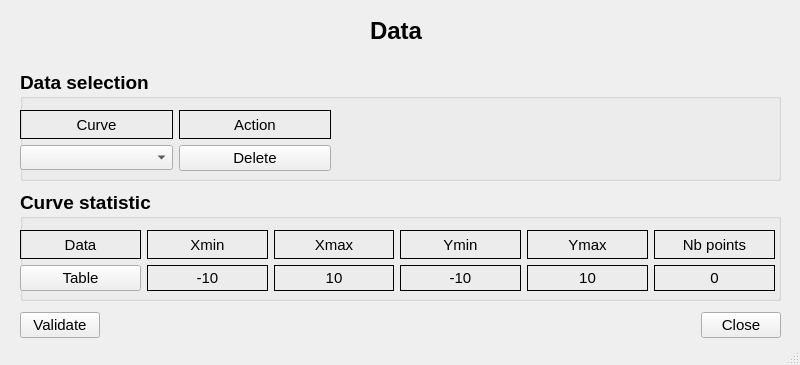
<?xml version="1.0" encoding="UTF-8"?>
<ui version="4.0">
 <class>CEditDataWindow</class>
 <widget class="QMainWindow" name="CEditDataWindow">
  <property name="geometry">
   <rect>
    <x>0</x>
    <y>0</y>
    <width>800</width>
    <height>365</height>
   </rect>
  </property>
  <property name="windowTitle">
   <string>MainWindow</string>
  </property>
  <widget class="QWidget" name="centralwidget">
   <widget class="QLabel" name="label">
    <property name="geometry">
     <rect>
      <x>370</x>
      <y>10</y>
      <width>61</width>
      <height>41</height>
     </rect>
    </property>
    <property name="font">
     <font>
      <pointsize>18</pointsize>
      <weight>75</weight>
      <bold>true</bold>
     </font>
    </property>
    <property name="text">
     <string>Data</string>
    </property>
   </widget>
   <widget class="QGroupBox" name="groupBox">
    <property name="geometry">
     <rect>
      <x>20</x>
      <y>70</y>
      <width>761</width>
      <height>111</height>
     </rect>
    </property>
    <property name="font">
     <font>
      <pointsize>14</pointsize>
      <weight>75</weight>
      <bold>true</bold>
     </font>
    </property>
    <property name="title">
     <string>Data selection</string>
    </property>
    <widget class="QWidget" name="gridLayoutWidget">
     <property name="geometry">
      <rect>
       <x>0</x>
       <y>40</y>
       <width>311</width>
       <height>61</height>
      </rect>
     </property>
     <layout class="QGridLayout" name="gridLayout">
      <item row="1" column="0">
       <widget class="QComboBox" name="CurveChoice">
        <property name="minimumSize">
         <size>
          <width>150</width>
          <height>0</height>
         </size>
        </property>
        <property name="maximumSize">
         <size>
          <width>16777215</width>
          <height>25</height>
         </size>
        </property>
        <property name="font">
         <font>
          <pointsize>11</pointsize>
          <weight>50</weight>
          <bold>false</bold>
         </font>
        </property>
        <property name="currentText">
         <string/>
        </property>
       </widget>
      </item>
      <item row="0" column="1">
       <widget class="QLabel" name="label_10">
        <property name="minimumSize">
         <size>
          <width>150</width>
          <height>0</height>
         </size>
        </property>
        <property name="font">
         <font>
          <pointsize>11</pointsize>
          <weight>50</weight>
          <bold>false</bold>
         </font>
        </property>
        <property name="frameShape">
         <enum>QFrame::Box</enum>
        </property>
        <property name="text">
         <string>Action</string>
        </property>
        <property name="alignment">
         <set>Qt::AlignCenter</set>
        </property>
       </widget>
      </item>
      <item row="0" column="0">
       <widget class="QLabel" name="label_2">
        <property name="minimumSize">
         <size>
          <width>150</width>
          <height>0</height>
         </size>
        </property>
        <property name="font">
         <font>
          <pointsize>11</pointsize>
          <weight>50</weight>
          <bold>false</bold>
         </font>
        </property>
        <property name="frameShape">
         <enum>QFrame::Box</enum>
        </property>
        <property name="text">
         <string>Curve</string>
        </property>
        <property name="alignment">
         <set>Qt::AlignCenter</set>
        </property>
       </widget>
      </item>
      <item row="1" column="1">
       <widget class="QPushButton" name="DeleteButton">
        <property name="minimumSize">
         <size>
          <width>150</width>
          <height>0</height>
         </size>
        </property>
        <property name="font">
         <font>
          <pointsize>11</pointsize>
          <weight>50</weight>
          <bold>false</bold>
         </font>
        </property>
        <property name="text">
         <string>Delete</string>
        </property>
       </widget>
      </item>
     </layout>
    </widget>
   </widget>
   <widget class="QWidget" name="horizontalLayoutWidget">
    <property name="geometry">
     <rect>
      <x>20</x>
      <y>310</y>
      <width>761</width>
      <height>31</height>
     </rect>
    </property>
    <layout class="QHBoxLayout" name="horizontalLayout">
     <item>
      <widget class="QPushButton" name="ValidateButton">
       <property name="font">
        <font>
         <pointsize>11</pointsize>
        </font>
       </property>
       <property name="text">
        <string>Validate</string>
       </property>
      </widget>
     </item>
     <item>
      <spacer name="horizontalSpacer">
       <property name="orientation">
        <enum>Qt::Horizontal</enum>
       </property>
       <property name="sizeHint" stdset="0">
        <size>
         <width>40</width>
         <height>20</height>
        </size>
       </property>
      </spacer>
     </item>
     <item>
      <widget class="QPushButton" name="CloseButton">
       <property name="font">
        <font>
         <pointsize>11</pointsize>
        </font>
       </property>
       <property name="text">
        <string>Close</string>
       </property>
      </widget>
     </item>
    </layout>
   </widget>
   <widget class="QGroupBox" name="groupBox_3">
    <property name="geometry">
     <rect>
      <x>20</x>
      <y>190</y>
      <width>761</width>
      <height>111</height>
     </rect>
    </property>
    <property name="font">
     <font>
      <pointsize>14</pointsize>
      <weight>75</weight>
      <bold>true</bold>
     </font>
    </property>
    <property name="title">
     <string>Curve statistic</string>
    </property>
    <widget class="QWidget" name="gridLayoutWidget_3">
     <property name="geometry">
      <rect>
       <x>0</x>
       <y>40</y>
       <width>755</width>
       <height>61</height>
      </rect>
     </property>
     <layout class="QGridLayout" name="gridLayout_3">
      <item row="0" column="4">
       <widget class="QLabel" name="labelYmax">
        <property name="font">
         <font>
          <pointsize>11</pointsize>
          <weight>50</weight>
          <bold>false</bold>
         </font>
        </property>
        <property name="frameShape">
         <enum>QFrame::Box</enum>
        </property>
        <property name="text">
         <string>Ymax</string>
        </property>
        <property name="alignment">
         <set>Qt::AlignCenter</set>
        </property>
       </widget>
      </item>
      <item row="0" column="1">
       <widget class="QLabel" name="label_27">
        <property name="font">
         <font>
          <pointsize>11</pointsize>
          <weight>50</weight>
          <bold>false</bold>
         </font>
        </property>
        <property name="frameShape">
         <enum>QFrame::Box</enum>
        </property>
        <property name="text">
         <string>Xmin</string>
        </property>
        <property name="alignment">
         <set>Qt::AlignCenter</set>
        </property>
       </widget>
      </item>
      <item row="1" column="4">
       <widget class="QLabel" name="Ymax">
        <property name="font">
         <font>
          <pointsize>11</pointsize>
          <weight>50</weight>
          <bold>false</bold>
         </font>
        </property>
        <property name="frameShape">
         <enum>QFrame::Box</enum>
        </property>
        <property name="text">
         <string>10</string>
        </property>
        <property name="alignment">
         <set>Qt::AlignCenter</set>
        </property>
       </widget>
      </item>
      <item row="1" column="5">
       <widget class="QLabel" name="NbPoint">
        <property name="font">
         <font>
          <pointsize>11</pointsize>
          <weight>50</weight>
          <bold>false</bold>
         </font>
        </property>
        <property name="frameShape">
         <enum>QFrame::Box</enum>
        </property>
        <property name="text">
         <string>0</string>
        </property>
        <property name="alignment">
         <set>Qt::AlignCenter</set>
        </property>
       </widget>
      </item>
      <item row="0" column="5">
       <widget class="QLabel" name="label_24">
        <property name="minimumSize">
         <size>
          <width>100</width>
          <height>0</height>
         </size>
        </property>
        <property name="font">
         <font>
          <pointsize>11</pointsize>
          <weight>50</weight>
          <bold>false</bold>
         </font>
        </property>
        <property name="frameShape">
         <enum>QFrame::Box</enum>
        </property>
        <property name="text">
         <string>Nb points</string>
        </property>
        <property name="alignment">
         <set>Qt::AlignCenter</set>
        </property>
       </widget>
      </item>
      <item row="1" column="1">
       <widget class="QLabel" name="Xmin">
        <property name="font">
         <font>
          <pointsize>11</pointsize>
          <weight>50</weight>
          <bold>false</bold>
         </font>
        </property>
        <property name="frameShape">
         <enum>QFrame::Box</enum>
        </property>
        <property name="text">
         <string>-10</string>
        </property>
        <property name="alignment">
         <set>Qt::AlignCenter</set>
        </property>
       </widget>
      </item>
      <item row="0" column="3">
       <widget class="QLabel" name="labelYmin">
        <property name="font">
         <font>
          <pointsize>11</pointsize>
          <weight>50</weight>
          <bold>false</bold>
         </font>
        </property>
        <property name="frameShape">
         <enum>QFrame::Box</enum>
        </property>
        <property name="text">
         <string>Ymin</string>
        </property>
        <property name="alignment">
         <set>Qt::AlignCenter</set>
        </property>
       </widget>
      </item>
      <item row="1" column="2">
       <widget class="QLabel" name="Xmax">
        <property name="font">
         <font>
          <pointsize>11</pointsize>
          <weight>50</weight>
          <bold>false</bold>
         </font>
        </property>
        <property name="frameShape">
         <enum>QFrame::Box</enum>
        </property>
        <property name="text">
         <string>10</string>
        </property>
        <property name="alignment">
         <set>Qt::AlignCenter</set>
        </property>
       </widget>
      </item>
      <item row="1" column="3">
       <widget class="QLabel" name="Ymin">
        <property name="font">
         <font>
          <pointsize>11</pointsize>
          <weight>50</weight>
          <bold>false</bold>
         </font>
        </property>
        <property name="frameShape">
         <enum>QFrame::Box</enum>
        </property>
        <property name="text">
         <string>-10</string>
        </property>
        <property name="alignment">
         <set>Qt::AlignCenter</set>
        </property>
       </widget>
      </item>
      <item row="0" column="2">
       <widget class="QLabel" name="label_17">
        <property name="font">
         <font>
          <pointsize>11</pointsize>
          <weight>50</weight>
          <bold>false</bold>
         </font>
        </property>
        <property name="frameShape">
         <enum>QFrame::Box</enum>
        </property>
        <property name="text">
         <string>Xmax</string>
        </property>
        <property name="alignment">
         <set>Qt::AlignCenter</set>
        </property>
       </widget>
      </item>
      <item row="0" column="0">
       <widget class="QLabel" name="label_3">
        <property name="font">
         <font>
          <pointsize>11</pointsize>
          <weight>50</weight>
          <bold>false</bold>
         </font>
        </property>
        <property name="frameShape">
         <enum>QFrame::Box</enum>
        </property>
        <property name="text">
         <string>Data</string>
        </property>
        <property name="alignment">
         <set>Qt::AlignCenter</set>
        </property>
       </widget>
      </item>
      <item row="1" column="0">
       <widget class="QPushButton" name="DataButton">
        <property name="minimumSize">
         <size>
          <width>0</width>
          <height>0</height>
         </size>
        </property>
        <property name="font">
         <font>
          <pointsize>11</pointsize>
          <weight>50</weight>
          <bold>false</bold>
         </font>
        </property>
        <property name="text">
         <string>Table</string>
        </property>
       </widget>
      </item>
     </layout>
    </widget>
   </widget>
  </widget>
  <widget class="QStatusBar" name="statusbar"/>
 </widget>
 <resources/>
 <connections/>
</ui>
